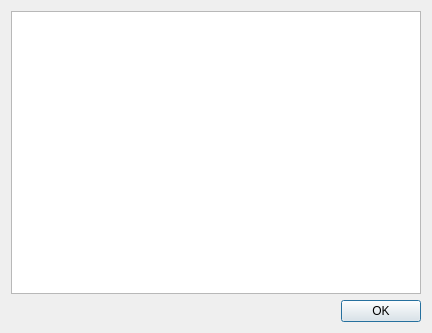
<?xml version="1.0" encoding="UTF-8"?>
<ui version="4.0">
 <class>WindowTree</class>
 <widget class="QDialog" name="WindowTree">
  <property name="geometry">
   <rect>
    <x>0</x>
    <y>0</y>
    <width>432</width>
    <height>333</height>
   </rect>
  </property>
  <property name="windowTitle">
   <string>Dialog</string>
  </property>
  <layout class="QVBoxLayout" name="verticalLayout">
   <item>
    <widget class="QTreeView" name="treeView"/>
   </item>
   <item>
    <layout class="QHBoxLayout" name="horizontalLayout">
     <item>
      <spacer name="horizontalSpacer">
       <property name="orientation">
        <enum>Qt::Horizontal</enum>
       </property>
       <property name="sizeHint" stdset="0">
        <size>
         <width>40</width>
         <height>20</height>
        </size>
       </property>
      </spacer>
     </item>
     <item>
      <widget class="QPushButton" name="button_ok">
       <property name="text">
        <string>OK</string>
       </property>
      </widget>
     </item>
    </layout>
   </item>
  </layout>
 </widget>
 <resources/>
 <connections/>
</ui>
